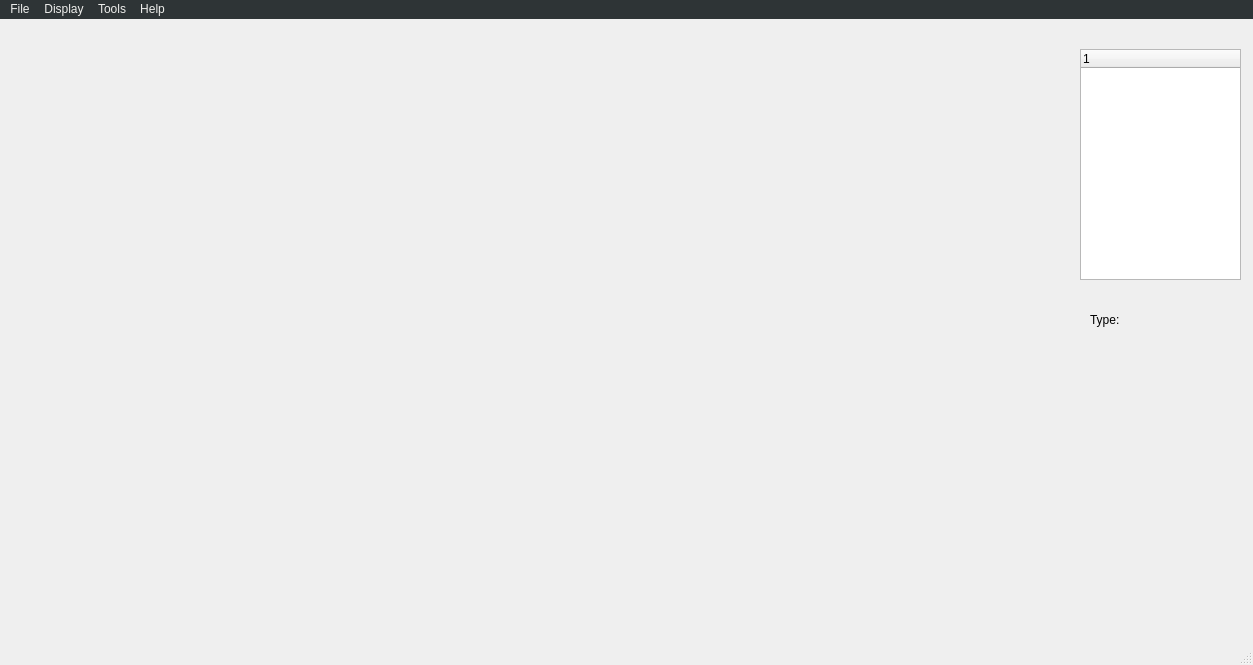
<?xml version="1.0" encoding="UTF-8"?>
<ui version="4.0">
 <class>MainWindow</class>
 <widget class="QMainWindow" name="MainWindow">
  <property name="geometry">
   <rect>
    <x>0</x>
    <y>0</y>
    <width>1253</width>
    <height>665</height>
   </rect>
  </property>
  <property name="windowTitle">
   <string>MainWindow</string>
  </property>
  <property name="styleSheet">
   <string notr="true"/>
  </property>
  <widget class="QWidget" name="centralwidget">
   <widget class="QWidget" name="LM" native="true">
    <property name="geometry">
     <rect>
      <x>1070</x>
      <y>10</y>
      <width>181</width>
      <height>621</height>
     </rect>
    </property>
    <widget class="QTreeWidget" name="GemTree">
     <property name="geometry">
      <rect>
       <x>10</x>
       <y>20</y>
       <width>161</width>
       <height>231</height>
      </rect>
     </property>
     <column>
      <property name="text">
       <string notr="true">1</string>
      </property>
     </column>
    </widget>
    <widget class="QLabel" name="label">
     <property name="geometry">
      <rect>
       <x>20</x>
       <y>275</y>
       <width>131</width>
       <height>31</height>
      </rect>
     </property>
     <property name="text">
      <string>Type:</string>
     </property>
    </widget>
   </widget>
   <widget class="renderwindow" name="RM" native="true">
    <property name="geometry">
     <rect>
      <x>10</x>
      <y>10</y>
      <width>1061</width>
      <height>621</height>
     </rect>
    </property>
   </widget>
  </widget>
  <widget class="QMenuBar" name="menubar">
   <property name="geometry">
    <rect>
     <x>0</x>
     <y>0</y>
     <width>1253</width>
     <height>22</height>
    </rect>
   </property>
   <property name="styleSheet">
    <string notr="true">background-color: rgb(46, 52, 54);
color: rgb(238, 238, 236);</string>
   </property>
   <widget class="QMenu" name="menu">
    <property name="title">
     <string>File</string>
    </property>
   </widget>
   <widget class="QMenu" name="menuDisplay">
    <property name="title">
     <string>Display</string>
    </property>
   </widget>
   <widget class="QMenu" name="menuTools">
    <property name="title">
     <string>Tools</string>
    </property>
    <addaction name="actionCloudPointToNurbs"/>
   </widget>
   <widget class="QMenu" name="menuHelp">
    <property name="title">
     <string>Help</string>
    </property>
   </widget>
   <addaction name="menu"/>
   <addaction name="menuDisplay"/>
   <addaction name="menuTools"/>
   <addaction name="menuHelp"/>
  </widget>
  <widget class="QStatusBar" name="statusbar"/>
  <action name="actionCloudPointToNurbs">
   <property name="text">
    <string>CloudPointToNurbs</string>
   </property>
  </action>
 </widget>
 <customwidgets>
  <customwidget>
   <class>renderwindow</class>
   <extends>QWidget</extends>
   <header>renderwindow.h</header>
   <container>1</container>
  </customwidget>
 </customwidgets>
 <resources/>
 <connections/>
</ui>
